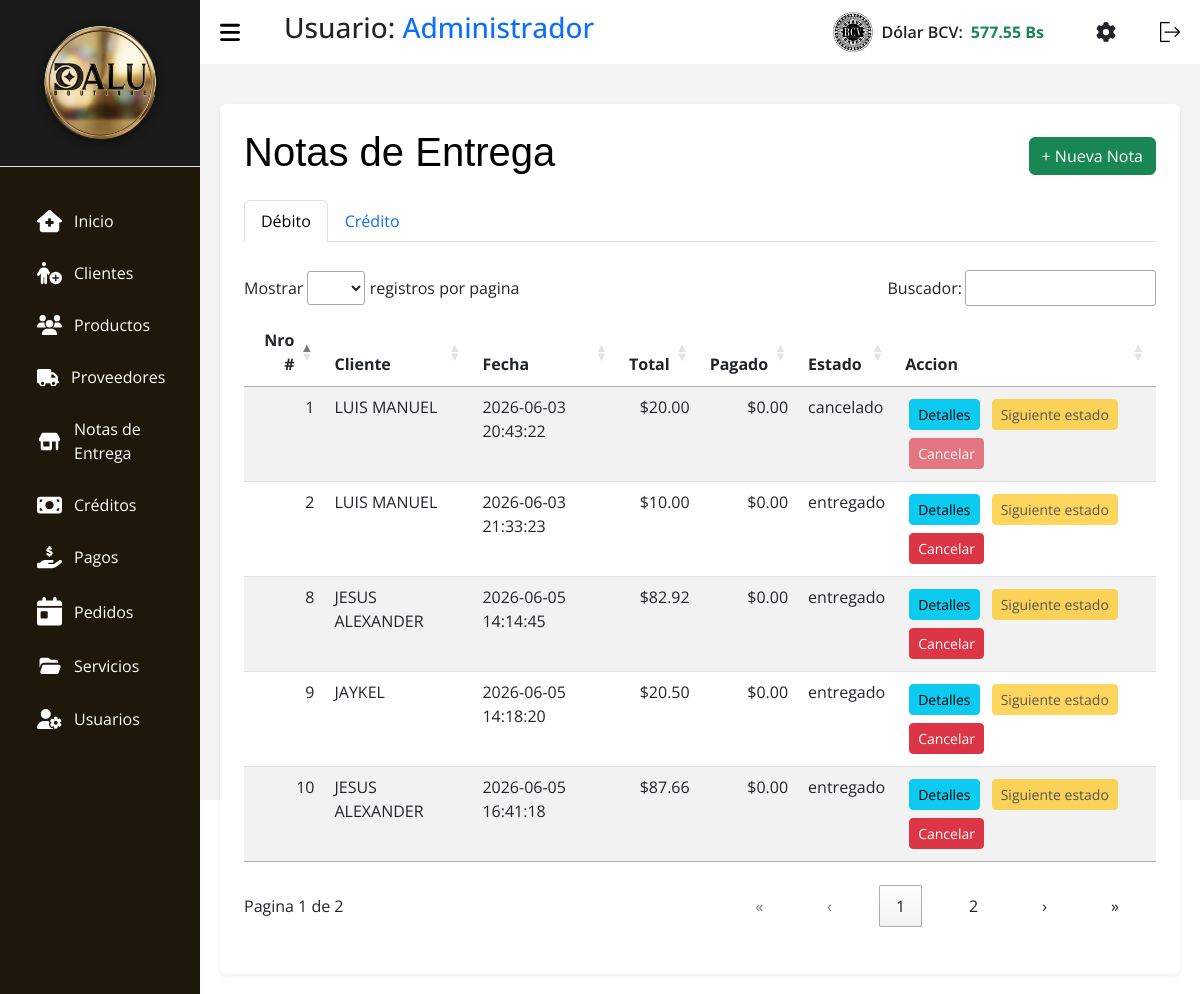
The page /index.php?c=Notas (signed in) on the database its author committed.
### tables this page shows
CREATE TABLE `tasa` (
  `id` int(11) NOT NULL,
  `nombre` varchar(50) NOT NULL,
  `valor` decimal(10,2) NOT NULL,
  `fecha_actualizacion` datetime NOT NULL DEFAULT current_timestamp()
);

CREATE TABLE `notas_entrega` (
  `id` int(11) NOT NULL,
  `id_cliente` int(11) NOT NULL,
  `fecha_pedido` datetime NOT NULL,
  `estado` enum('pendiente','confirmado','enviado','recibido','entregado','cancelado') NOT NULL DEFAULT 'pendiente',
  `tipo` enum('debito','credito') NOT NULL DEFAULT 'debito',
  `total` decimal(10,2) NOT NULL DEFAULT 0.00,
  `observaciones` text DEFAULT NULL,
  `fecha_registro` timestamp NOT NULL DEFAULT current_timestamp()
);

CREATE TABLE `clientes` (
  `id` int(11) NOT NULL,
  `nombre` varchar(100) NOT NULL,
  `apellido` varchar(100) DEFAULT NULL,
  `correo` varchar(150) DEFAULT NULL,
  `cedula` varchar(150) NOT NULL,
  `telefono` varchar(20) DEFAULT NULL,
  `direccion` varchar(255) DEFAULT NULL,
  `palabra_secreta` varchar(256) DEFAULT NULL,
  `fecha_registro` timestamp NOT NULL DEFAULT current_timestamp(),
  `activo` tinyint(1) DEFAULT 1
);

### src/Models/Tasa.php (called while the page is built, shortened)
<?php
class Tasa extends Conexion {
    public function getLatest($nombre = 'BCV') {
        try {
            $stmt = $this->prepare("SELECT * FROM tasa WHERE nombre = :nombre ORDER BY id DESC LIMIT 1");
            $stmt->bindParam(':nombre', $nombre, PDO::PARAM_STR);
            $stmt->execute();
            return $stmt->fetch(PDO::FETCH_ASSOC);
        } catch (PDOException $e) {
            return false;
        }
    }
}

### src/Models/NotasEntrega.php (called while the page is built, shortened)
<?php
class NotasEntrega extends Conexion {
    public function getByTipo($tipo) {
        try {
            $sql = "SELECT n.*, c.nombre as nombre_cliente
                    FROM notas_entrega n
                    LEFT JOIN clientes c ON n.id_cliente = c.id
                    WHERE n.tipo = :tipo
                    ORDER BY n.fecha_registro DESC";
            $stmt = $this->prepare($sql);
            $stmt->bindParam(':tipo', $tipo);
            $stmt->execute();
            return $stmt->fetchAll(PDO::FETCH_ASSOC);
        } catch (PDOException $e) {
            error_log("Error al buscar notas de entrega por tipo: " . $e->getMessage());
            return [];
        }
    }
}

### src/Views/V_NotasEntrega.php (the view, shortened to what this page needs)
<!DOCTYPE html>
<html lang="es">
<head>
    <link rel="stylesheet" href="assets/css/css.css">
    <link rel="stylesheet" href="assets/css/tabla.css">
    <link rel="stylesheet" href="assets/css/header.css">
    <link rel="stylesheet" href="assets/bootstrap.min.css">
    <link rel="stylesheet" href="assets/DataTablet/datatables.css">
    <link rel="stylesheet" href="assets/css/libs/select2.min.css">
    <link rel="stylesheet" href="assets/css/libs/select2-bootstrap-5-theme.min.css">
</head>
<body>
    <?php require_once __DIR__ . "/../Views/layout/header.php"; ?>
    <main>
        <div class="container bg-white p-4 rounded shadow-sm mt-3">
            <div class="d-flex justify-content-between align-items-center mb-3">
                <h1 class="titulo text-black">Notas de Entrega</h1>
                <button class="btn btn-success" data-bs-toggle="modal" data-bs-target="#modalAgregarNE">+ Nueva Nota</button>
            </div>
            <ul class="nav nav-tabs mb-3" id="notasTabs" role="tablist">
                <li class="nav-item">
                    <button class="nav-link active" id="tab-debito" data-bs-toggle="tab" data-bs-target="#modulo-debito" type="button">Débito</button>
                </li>
                <li class="nav-item">
                    <button class="nav-link" id="tab-credito" data-bs-toggle="tab" data-bs-target="#modulo-credito" type="button">Crédito</button>
                </li>
            </ul>
            <div class="tab-content">
                <div class="tab-pane fade show active" id="modulo-debito">
                    <div class="table-responsive">
                        <table id="tablaNotasDebito" class="table-DT table table-striped">
                            <thead>
                                <tr>
                                    <th class="col-auto" scope="col">Nro #</th>
                                    <th class="col-auto" scope="col">Cliente</th>
                                    <th class="col-auto" scope="col">Fecha</th>
                                    <th class="col-auto" scope="col">Total</th>
                                    <th class="col-auto" scope="col">Pagado</th>
                                    <th class="col-auto" scope="col">Estado</th>
                                    <th class="col-auto" scope="col">Accion</th>
                                </tr>
                            </thead>
                            <tbody>
                                <?php foreach ($notas_debito ?? [] as $n): ?>
                                    <tr>
                                        <td><?php echo htmlspecialchars($n['id']); ?></td>
                                        <td><?php echo htmlspecialchars($n['nombre_cliente'] ?? ''); ?></td>
                                        <td><?php echo htmlspecialchars($n['fecha_pedido'] ?? ''); ?></td>
                                        <td>$<?php echo number_format($n['total'], 2); ?></td>
                                        <td>$<?php echo number_format($n['total_pagado'] ?? 0, 2); ?></td>
                                        <td><?php echo htmlspecialchars($n['estado']); ?></td>
                                        <td>
                                            <button type="button" class="btn btn-sm btn-info m-1 btn-ver-detalles" data-id="<?= $n['id'] ?>">Detalles</button>
                                            <button type="button" class="btn btn-sm btn-warning m-1" data-bs-toggle="modal" data-bs-target="#modalAvanzarEstadoNE<?= $n['id'] ?>" <?= in_array($n['estado'], ['entregado','cancelado']) ? ' disabled' : '' ?>>Siguiente estado</button>
                                            <button type="button" class="btn btn-sm btn-danger m-1" data-bs-toggle="modal" data-bs-target="#modalConfirmarEliminarNE<?= $n['id'] ?>" <?= in_array($n['estado'], ['cancelado']) ? ' disabled' : '' ?>>Cancelar</button>
                                        </td>
                                    </tr>
                                <?php endforeach; ?>
                            </tbody>
                        </table>
                    </div>
                </div>
            </div>
        </div>
    </main>
</body>
</html>

### src/Views/layout/header.php (shortened to what this page needs)
<?php
$tasaModel_header = new Tasa();
$tasaActual_header = $tasaModel_header->getLatest();
$tasaValor = $tasaActual_header ? number_format((float)$tasaActual_header['valor'], 2) : '0.00';
?>
<section id="sidebar">
  <div class="sidebar-heading border-bottom p-3" style="background-color: #1a1a1a; text-align: center;">
    <img src="assets/img/dalulisto.png" style="max-width: 80%; height: auto; filter: drop-shadow(0px 2px 4px rgba(0,0,0,0.5));" alt="Logo Dalu">
  </div>
  <ul class="side-menu">
    <li class="nav-item m-1 fs-6">
      <a class="nav-link active" aria-current="page" href="?c=Home">
        Inicio</a>
    </li>
    <li class="nav-item m-1 fs-6">
      <a class="nav-link" href="?c=Clientes">
        Clientes
      </a>
    </li>
    <li class="nav-item m-1 fs-6">
      <a class="nav-link" href="?c=Productos">
        Productos
      </a>
    </li>
    <li class="nav-item m-1 fs-6">
      <a class="nav-link" href="?c=Proveedores">
        Proveedores
      </a>
    </li>
    <li class="nav-item m-1 fs-6">
      <a class="nav-link" href="?c=Notas">
        Notas de
        <br>
        Entrega
      </a>
    </li>
    <li class="nav-item m-1 fs-6">
      <a class="nav-link" href="?c=Creditos">
        Créditos
      </a>
    </li>
    <li class="nav-item m-1 fs-6">
      <a class="nav-link" href="?c=Pagos">
        Pagos
      </a>
    <li class="nav-item m-1 fs-6">
      <a class="nav-link" href="?c=Pedidos">
        Pedidos
      </a>
    </li>
    <li class="nav-item m-1 fs-6">
      <a class="nav-link" href="?c=Servicios">
        Servicios
      </a>
    </li>
    <li class="nav-item  m-1 fs-6">
      <a class="nav-link" href="?c=Usuarios">
        Usuarios
      </a>
    </li>
  </ul>
</section>
<section id="content">
  <nav>
    <h3 class="ms-3">Usuario: <span class="text-primary"><?= htmlspecialchars($_SESSION['nombre']) ?></span></h3>
    <div class="d-flex align-items-center ms-auto me-4" id="bcvDiv" style="cursor:pointer;" data-bs-toggle="modal" data-bs-target="#modalTasa">
        <img class="img-bcv me-2" src="assets/img/bcv2.png" alt="BCV" width="40">
        <span class="text-dark fw-semibold me-2">Dólar BCV:</span>
        <span class="text-success fw-bold" id="Dolar_bcv"><?= htmlspecialchars($tasaValor) ?> Bs</span>
    </div>
    <a href="?c=Ajustes" class="me-3 text-dark" title="Ajustes y Configuración">
    </a>
    <form action="index.php?c=login&a=Logout" method="POST">
      <button type="submit" style="background: none; border: none; cursor: pointer;">
      </button>
    </form>
  </nav>

### assets/css/css.css (style rules this page uses)
* { margin: 0; padding: 0; text-decoration: none; box-sizing: border-box; font-family: 'Segoe UI', Tahoma, Geneva, Verdana, sans-serif; }
body { font-family: Arial, Helvetica, sans-serif; height: 100vh; display: flex; flex-wrap: nowrap; background: #9794942c; }
main { width: 100%; padding: 24px 20px 20px 20px; }

### assets/css/tabla.css (style rules this page uses)
.titulo { color: #0508c7; font-family: Impact, Haettenschweiler, 'Arial Narrow Bold', sans-serif; }
.table { border-radius: 10px; }

### assets/css/header.css (style rules this page uses)
* { font-family: 'Open Sans', sans-serif; margin: 0; padding: 0; box-sizing: border-box; }
:root { --grey: #F1F0F6; --dark-grey: #2610a1be; --light: #fff; --dark: #000; --green: #81D43A; --light-green: #E3FFCB; --blue: #1775F1; --light-blue: #D0E4FF; --dark-blue: #0C5FCD; --red: #FC3B56; }
li { list-style: none; }
#sidebar { position: fixed; max-width: 200px; width: 100%; background: var(--light); top: 0; left: 0; height: 100%; overflow-y: auto; transition: all .3s ease; background-color: #1f1709; z-index: 200; }
#sidebar .icon { min-width: 22px; display: flex; justify-content: center; align-items: center; margin-right: 12px; }
#sidebar .side-menu { margin: 30px 0; padding: 0 18px; transition: all .3s ease; }
#sidebar .side-menu a { display: flex; align-items: center; font-size: 16px; color: var(--light); padding: 12px 16px 12px 0; border-radius: 20px; margin: 4px 0; white-space: nowrap; }
#content { position: relative; width: calc(100% - 200px); left: 200px; transition: all .3s ease; background-color: #49494a0f; }
nav { background: var(--light); height: 64px; padding: 0 20px; display: flex; align-items: center; grid-gap: 28px; position: sticky; top: 0; left: 0; z-index: 100; justify-content: space-between; }
nav .toggle-sidebar { font-size: 18px; cursor: pointer; }
svg { width: 20px; cursor: pointer; }
.icon { margin-left: 15px; align-items: baseline; width: 25px; transition: 1.3s; }

### assets/DataTablet/datatables.css (style rules this page uses)
:root { --dt-row-selected: 13, 110, 253; --dt-row-selected-text: 255, 255, 255; --dt-row-selected-link: 9, 10, 11; --dt-row-stripe: 0, 0, 0; --dt-row-hover: 0, 0, 0; --dt-column-ordering: 0, 0, 0; --dt-html-background: white; }
table.dataTable thead > tr > th.dt-orderable-asc, table.dataTable thead > tr > th.dt-orderable-desc, table.dataTable thead > tr > th.dt-ordering-asc, table.dataTable thead > tr > th.dt-ordering-desc, table.dataTable thead > tr > td.dt-orderable-asc, table.dataTable thead > tr > td.dt-orderable-desc, table.dataTable thead > tr > td.dt-ordering-asc, table.dataTable thead > tr > td.dt-ordering-desc { position: relative; padding-right: 30px; }
table.dataTable thead > tr > th.dt-orderable-asc, table.dataTable thead > tr > th.dt-orderable-desc, table.dataTable thead > tr > td.dt-orderable-asc, table.dataTable thead > tr > td.dt-orderable-desc { cursor: pointer; }
table.dataTable th, table.dataTable td { box-sizing: border-box; }
table.dataTable th.dt-type-numeric, table.dataTable th.dt-type-date, table.dataTable td.dt-type-numeric, table.dataTable td.dt-type-date { text-align: right; }
table.dataTable thead th, table.dataTable thead td, table.dataTable tfoot th, table.dataTable tfoot td { text-align: left; }
table.dataTable { width: 100%; margin: 0 auto; border-spacing: 0; }
table.dataTable thead th, table.dataTable tfoot th { font-weight: bold; }
table.dataTable > thead > tr > th, table.dataTable > thead > tr > td { padding: 10px; border-bottom: 1px solid rgba(0, 0, 0, 0.3); }
table.dataTable > tbody > tr { background-color: transparent; }
table.dataTable > tbody > tr:first-child > * { border-top: none; }
table.dataTable > tbody > tr:last-child > * { border-bottom: none; }
table.dataTable > tbody > tr > th, table.dataTable > tbody > tr > td { padding: 8px 10px; }
div.dt-container div.dt-layout-full > *:only-child { margin-left: auto; margin-right: auto; }
div.dt-container.dt-empty-footer tbody > tr:last-child > * { border-bottom: 1px solid rgba(0, 0, 0, 0.3); }

### rows shown on the page
tasa: valor "577.55"
notas_entrega: id "10", id_cliente.nombre "JESUS ALEXANDER", fecha_pedido "2026-06-05 16:41:18", total "87.66", total_pagado "0.00", estado "entregado"
notas_entrega: id "9", id_cliente.nombre "JAYKEL", fecha_pedido "2026-06-05 14:18:20", total "20.50", total_pagado "0.00", estado "entregado"
notas_entrega: id "8", id_cliente.nombre "JESUS ALEXANDER", fecha_pedido "2026-06-05 14:14:45", total "82.92", total_pagado "0.00", estado "entregado"
notas_entrega: id "2", id_cliente.nombre "LUIS MANUEL", fecha_pedido "2026-06-03 21:33:23", total "10.00", total_pagado "0.00", estado "entregado"
notas_entrega: id "1", id_cliente.nombre "LUIS MANUEL", fecha_pedido "2026-06-03 20:43:22", total "20.00", total_pagado "0.00", estado "cancelado"

### other values the page prints
$_SESSION['nombre'] "Administrador"
